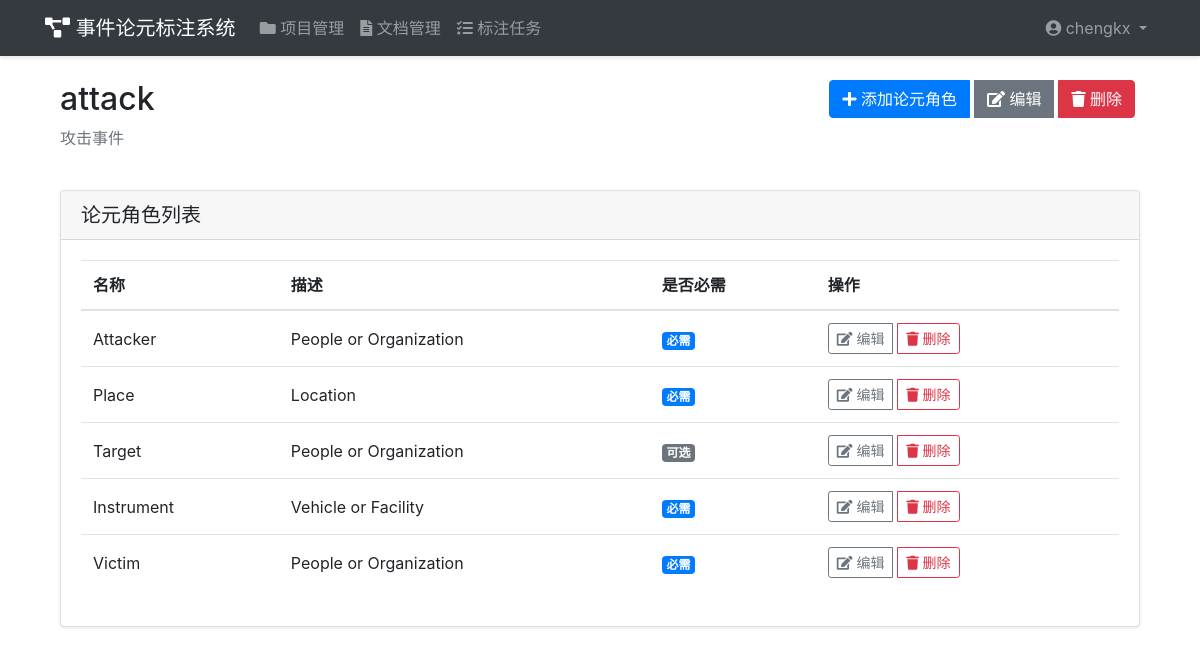
Screenshot of /events/types/4/1/ (signed in) with the database file from the repository.
### event_management/models.py (models this page shows, shortened)
class EventType(models.Model):
    name = models.CharField('事件类型名称', max_length=100)
    description = models.TextField('描述', blank=True)
    project = models.ForeignKey(Project, on_delete=models.CASCADE, related_name='event_types', verbose_name='所属项目')
    created_at = models.DateTimeField('创建时间', auto_now_add=True)
    class Meta:
        verbose_name = '事件类型'
        verbose_name_plural = '事件类型'
        unique_together = ['name', 'project']

class ArgumentRole(models.Model):
    name = models.CharField('论元角色名称', max_length=100)
    description = models.TextField('描述', blank=True)
    event_type = models.ForeignKey(EventType, on_delete=models.CASCADE, related_name='argument_roles', verbose_name='事件类型')
    is_required = models.BooleanField('是否必需', default=False)
    class Meta:
        verbose_name = '论元角色'
        verbose_name_plural = '论元角色'
        unique_together = ['name', 'event_type']

### event_management/views.py (the view)
# urls.py: path('types/<int:project_id>/<int:pk>/', views.event_type_detail, name='event_type_detail'),
@login_required
@project_role_required(['admin'])
def event_type_detail(request, project_id, pk):
    project = get_object_or_404(Project, pk=project_id)
    event_type = get_object_or_404(EventType, pk=pk, project=project)
    context = {
        'project': project,
        'event_type': event_type,
    }
    return render(request, 'event_management/event_type_detail.html', context)

### templates/event_management/event_type_detail.html (shortened to what this page needs)
{% extends 'base.html' %}
{% load static %}
{% block content %}
<div class="container">
    <div class="row mb-4">
        <div class="col-md-8">
            <h2>{{ event_type.name }}</h2>
            <p class="text-muted">{{ event_type.description }}</p>
        </div>
        <div class="col-md-4 text-right">
            <div class="btn-group">
                <button type="button" class="btn btn-primary" id="addArgumentBtn">
                    <i class="fas fa-plus"></i> 添加论元角色
                </button>
                <a href="{% url 'event_management:event_type_update' project.id event_type.id %}" class="btn btn-secondary">
                    <i class="fas fa-edit"></i> 编辑
                </a>
                <a href="{% url 'event_management:event_type_delete' project.id event_type.id %}"
                   class="btn btn-danger"
                   onclick="return confirm('确定要删除此事件类型吗？')">
                    <i class="fas fa-trash"></i> 删除
                </a>
            </div>
        </div>
    </div>
    <div class="card">
        <div class="card-header">
            <h5 class="mb-0">论元角色列表</h5>
        </div>
        <div class="card-body">
            {% if event_type.argument_roles.exists %}
            <div class="table-responsive">
                <table class="table">
                    <thead>
                        <tr>
                            <th>名称</th>
                            <th>描述</th>
                            <th>是否必需</th>
                            <th>操作</th>
                        </tr>
                    </thead>
                    <tbody>
                        {% for role in event_type.argument_roles.all %}
                        <tr>
                            <td>{{ role.name }}</td>
                            <td>{{ role.description }}</td>
                            <td>
                                {% if role.is_required %}
                                <span class="badge badge-primary">必需</span>
                                {% else %}
                                <span class="badge badge-secondary">可选</span>
                                {% endif %}
                            </td>
                            <td>
                                <div class="btn-group">
                                    <button type="button" class="btn btn-sm btn-outline-secondary"
                                            onclick="editRole('{{ role.id }}', '{{ role.name }}', '{{ role.description }}', '{{ role.is_required|yesno:'true,false' }}')"
                                            >
                                        <i class="fas fa-edit"></i> 编辑
                                    </button>
                                    <button type="button" class="btn btn-sm btn-outline-danger"
                                            onclick="deleteRole('{{ role.id }}')"
                                            >
                                        <i class="fas fa-trash"></i> 删除
                                    </button>
                                </div>
                            </td>
                        </tr>
                        {% endfor %}
                    </tbody>
                </table>
            </div>
            {% else %}
            <p class="text-center text-muted mb-0">暂无论元角色，请点击上方按钮添加</p>
            {% endif %}
        </div>
    </div>
</div>
{% endblock %}

### templates/base.html (shortened to what this page needs)
<!DOCTYPE html>
<html lang="zh-hans">
<head>
    <link href="https://cdn.bootcdn.net/ajax/libs/twitter-bootstrap/4.5.3/css/bootstrap.min.css" rel="stylesheet">
    <link href="https://cdn.bootcdn.net/ajax/libs/font-awesome/5.15.1/css/all.min.css" rel="stylesheet">
    <link href="https://cdn.bootcdn.net/ajax/libs/nprogress/0.2.0/nprogress.min.css" rel="stylesheet">
</head>
<body>
    <nav class="navbar navbar-expand-lg navbar-dark bg-dark">
        <div class="container">
            <a class="navbar-brand" href="/">
                <i class="fas fa-project-diagram"></i> 事件论元标注系统
            </a>
            <div class="collapse navbar-collapse" id="navbarNav">
                <ul class="navbar-nav mr-auto">
                    {% if user.is_authenticated %}
                    <li class="nav-item {% if request.resolver_match.app_name == 'project_management' %}active{% endif %}">
                        <a class="nav-link" href="{% url 'project_management:project_list' %}">
                            <i class="fas fa-folder"></i> 项目管理
                        </a>
                    </li>
                    <li class="nav-item {% if request.resolver_match.app_name == 'file_management' %}active{% endif %}">
                        <a class="nav-link" href="{% url 'file_management:document_list' %}">
                            <i class="fas fa-file-alt"></i> 文档管理
                        </a>
                    </li>
                    <li class="nav-item {% if request.resolver_match.app_name == 'annotation' %}active{% endif %}">
                        <a class="nav-link" href="{% url 'annotation:task_list' %}">
                            <i class="fas fa-tasks"></i> 标注任务
                        </a>
                    </li>
                    {% endif %}
                </ul>
                <ul class="navbar-nav">
                    {% if user.is_authenticated %}
                    <li class="nav-item dropdown">
                        <a class="nav-link dropdown-toggle" href="#" id="userDropdown" role="button" data-toggle="dropdown">
                            <i class="fas fa-user-circle"></i> {{ user.username }}
                        </a>
                    </li>
                    {% else %}
                    <li class="nav-item">
                        <a class="nav-link" href="{% url 'login' %}">
                            <i class="fas fa-sign-in-alt"></i> 登录
                        </a>
                    </li>
                    {% endif %}
                </ul>
            </div>
        </div>
    </nav>
    <div class="container mt-4">
        {% block content %}
        {% endblock %}
    </div>
</body>
</html>

### templates/base.html (style rules this page uses)
.navbar { box-shadow: 0 2px 4px rgba(0,0,0,.1); }
.card { box-shadow: 0 1px 3px rgba(0,0,0,.1); }
.btn-group .btn { margin-right: 5px; }
.table td, .table th { vertical-align: middle; }

### rows the page displays
EventType: name "attack", description "攻击事件"
ArgumentRole: name "Attacker", description "People or Organization", is_required "必需"
ArgumentRole: name "Place", description "Location", is_required "必需"
ArgumentRole: name "Target", description "People or Organization", is_required "可选"
ArgumentRole: name "Instrument", description "Vehicle or Facility", is_required "必需"
ArgumentRole: name "Victim", description "People or Organization", is_required "必需"

### other values shown
{{ user.username }} "chengkx"
